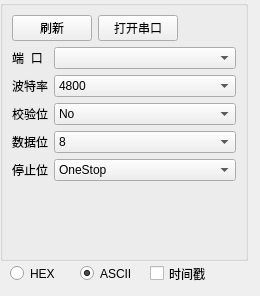
     <widget class="QWidget" name="tab_10">
      <attribute name="title">
       <string>烟雾串口</string>
      </attribute>
      <widget class="QGroupBox" name="groupBox_3">
       <property name="geometry">
        <rect>
         <x>0</x>
         <y>0</y>
         <width>248</width>
         <height>261</height>
        </rect>
       </property>
       <property name="sizePolicy">
        <sizepolicy hsizetype="Maximum" vsizetype="Maximum">
         <horstretch>0</horstretch>
         <verstretch>0</verstretch>
        </sizepolicy>
       </property>
       <property name="minimumSize">
        <size>
         <width>240</width>
         <height>261</height>
        </size>
       </property>
       <property name="title">
        <string/>
       </property>
       <layout class="QGridLayout" name="gridLayout">
        <item row="0" column="0">
         <widget class="QPushButton" name="pushButton_flush_2">
          <property name="text">
           <string>刷新</string>
          </property>
         </widget>
        </item>
        <item row="0" column="1">
         <widget class="QPushButton" name="pushButton_connect_2">
          <property name="text">
           <string>打开串口</string>
          </property>
         </widget>
        </item>
        <item row="0" column="2">
         <widget class="QLabel" name="label_status_2">
          <property name="styleSheet">
           <string notr="true">#label_status{
	border-radius: 13px;
	background-color:gray ;
}
#label_status[isOn=&quot;true&quot;]{
background-color: green;
}</string>
          </property>
          <property name="text">
           <string/>
          </property>
          <property name="isOn" stdset="0">
           <bool>false</bool>
          </property>
         </widget>
        </item>
        <item row="1" column="0" colspan="3">
         <layout class="QFormLayout" name="formLayout_2">
          <item row="0" column="0">
           <widget class="QLabel" name="label_port_2">
            <property name="text">
             <string>端  口</string>
            </property>
            <property name="alignment">
             <set>Qt::AlignCenter</set>
            </property>
           </widget>
          </item>
          <item row="0" column="1">
           <widget class="QComboBox" name="comboBox_port_2"/>
          </item>
          <item row="1" column="0">
           <widget class="QLabel" name="label_baud_2">
            <property name="text">
             <string>波特率</string>
            </property>
            <property name="alignment">
             <set>Qt::AlignCenter</set>
            </property>
           </widget>
          </item>
          <item row="1" column="1">
           <widget class="QComboBox" name="comboBox_baud_2">
            <property name="currentText">
             <string>4800</string>
            </property>
            <property name="currentIndex">
             <number>2</number>
            </property>
            <item>
             <property name="text">
              <string>1200</string>
             </property>
            </item>
            <item>
             <property name="text">
              <string>2400</string>
             </property>
            </item>
            <item>
             <property name="text">
              <string>4800</string>
             </property>
            </item>
            <item>
             <property name="text">
              <string>9600</string>
             </property>
            </item>
            <item>
             <property name="text">
              <string>12400</string>
             </property>
            </item>
            <item>
             <property name="text">
              <string>19200</string>
             </property>
            </item>
            <item>
             <property name="text">
              <string>38400</string>
             </property>
            </item>
            <item>
             <property name="text">
              <string>57600</string>
             </property>
            </item>
           </widget>
          </item>
          <item row="2" column="0">
           <widget class="QLabel" name="label_parity_2">
            <property name="text">
             <string>校验位</string>
            </property>
            <property name="alignment">
             <set>Qt::AlignCenter</set>
            </property>
           </widget>
          </item>
          <item row="2" column="1">
           <widget class="QComboBox" name="comboBox_parity_2">
            <item>
             <property name="text">
              <string>No</string>
             </property>
            </item>
            <item>
             <property name="text">
              <string>Even</string>
             </property>
            </item>
            <item>
             <property name="text">
              <string>Odd</string>
             </property>
            </item>
            <item>
             <property name="text">
              <string>Space</string>
             </property>
            </item>
            <item>
             <property name="text">
              <string>Mark</string>
             </property>
            </item>
            <item>
             <property name="text">
              <string>Unknown</string>
             </property>
            </item>
           </widget>
          </item>
          <item row="3" column="0">
           <widget class="QLabel" name="label_data_2">
            <property name="text">
             <string>数据位</string>
            </property>
            <property name="alignment">
             <set>Qt::AlignCenter</set>
            </property>
           </widget>
          </item>
          <item row="3" column="1">
           <widget class="QComboBox" name="comboBox_data_2">
            <property name="currentIndex">
             <number>3</number>
            </property>
            <item>
             <property name="text">
              <string>5</string>
             </property>
            </item>
            <item>
             <property name="text">
              <string>6</string>
             </property>
            </item>
            <item>
             <property name="text">
              <string>7</string>
             </property>
            </item>
            <item>
             <property name="text">
              <string>8</string>
             </property>
            </item>
           </widget>
          </item>
          <item row="4" column="0">
           <widget class="QLabel" name="label_stop_2">
            <property name="text">
             <string>停止位</string>
            </property>
            <property name="alignment">
             <set>Qt::AlignCenter</set>
            </property>
           </widget>
          </item>
          <item row="4" column="1">
           <widget class="QComboBox" name="comboBox_stop_2">
            <item>
             <property name="text">
              <string>OneStop</string>
             </property>
            </item>
            <item>
             <property name="text">
              <string>OneAndHalfStop</string>
             </property>
            </item>
            <item>
             <property name="text">
              <string>TwoStop</string>
             </property>
            </item>
            <item>
             <property name="text">
              <string>UnKnownStopBits</string>
             </property>
            </item>
           </widget>
          </item>
         </layout>
        </item>
       </layout>
      </widget>
      <widget class="QRadioButton" name="radioButton_hexview_2">
       <property name="geometry">
        <rect>
         <x>10</x>
         <y>260</y>
         <width>100</width>
         <height>27</height>
        </rect>
       </property>
       <property name="text">
        <string>HEX</string>
       </property>
      </widget>
      <widget class="QRadioButton" name="radioButton_asciiview_2">
       <property name="enabled">
        <bool>true</bool>
       </property>
       <property name="geometry">
        <rect>
         <x>80</x>
         <y>260</y>
         <width>71</width>
         <height>27</height>
        </rect>
       </property>
       <property name="text">
        <string>ASCII</string>
       </property>
       <property name="checked">
        <bool>true</bool>
       </property>
      </widget>
      <widget class="QCheckBox" name="checkBox_show_current_time_2">
       <property name="geometry">
        <rect>
         <x>150</x>
         <y>260</y>
         <width>101</width>
         <height>27</height>
        </rect>
       </property>
       <property name="text">
        <string>时间戳</string>
       </property>
      </widget>
     </widget>
